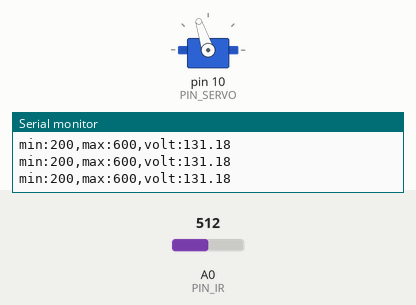
Recording of a sketch running on a simulated Arduino Uno, built with avr-gcc and run on an emulated ATmega328P. Shown: servo, the last lines printed to the serial monitor. The inputs (shaded band) are chosen by the test bench; at power-on: A0 (PIN_IR) = 512.

Above: at 1.2 s.
1.3 s: A0 (PIN_IR) set to 245
At 1.6 s:
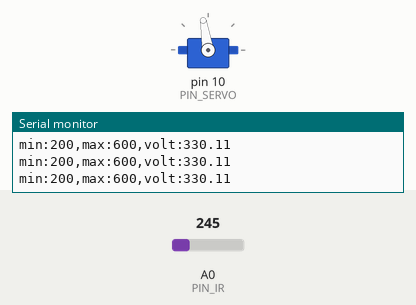
2.8 s: A0 (PIN_IR) set to 306
At 3.2 s:
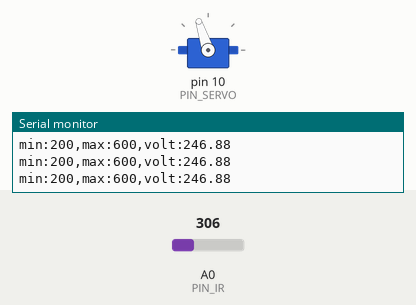
4.3 s: A0 (PIN_IR) set to 122
At 4.8 s:
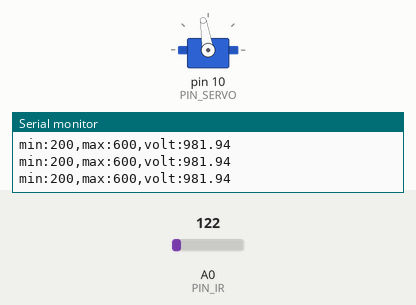
Timing chart, 0 to 7.3 s (numbered marks = the images above; inputs shaded):
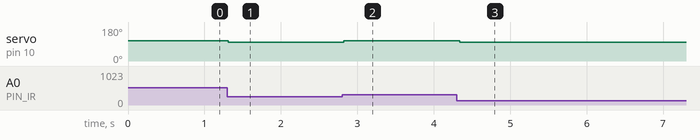

Measured:
- after the input at 1.3 s, servo on pin 10 (PIN_SERVO): 108° → 99° at once
- after the input at 2.8 s, servo on pin 10 (PIN_SERVO): 99° → 108° at once
- after the input at 4.3 s, servo on pin 10 (PIN_SERVO): 108° → 99° at once

The sketch:

bangbang.ino
```cpp
#include <Servo.h>

#define PIN_SERVO 10
#define PIN_IR A0

float ir_distance();

Servo ser;


void setup()
{
	ser.attach(PIN_SERVO);
	ser.writeMicroseconds(1610);
	Serial.begin(57600);
}


void loop()
{
	float dist = ir_distance();
	Serial.print("min:200,max:600,volt:");
	Serial.println(dist);
	if (dist < 255)
		ser.writeMicroseconds(1610+50);
	if (dist >= 255)
		ser.writeMicroseconds(1610-50);
	delay(100);
}


float ir_distance()
{
	static float val;
	float volt = float(analogRead(PIN_IR));
	val = 63158.4/(volt-58.2)-8;
	return val;
	return val = 0.1 * volt + 0.9 * val;
	val = ((6762.0/(volt-9.0))-4.0) * 10.0;
	return val;
}
// vim: ft=cpp ts=4 sw=4 noet
```
